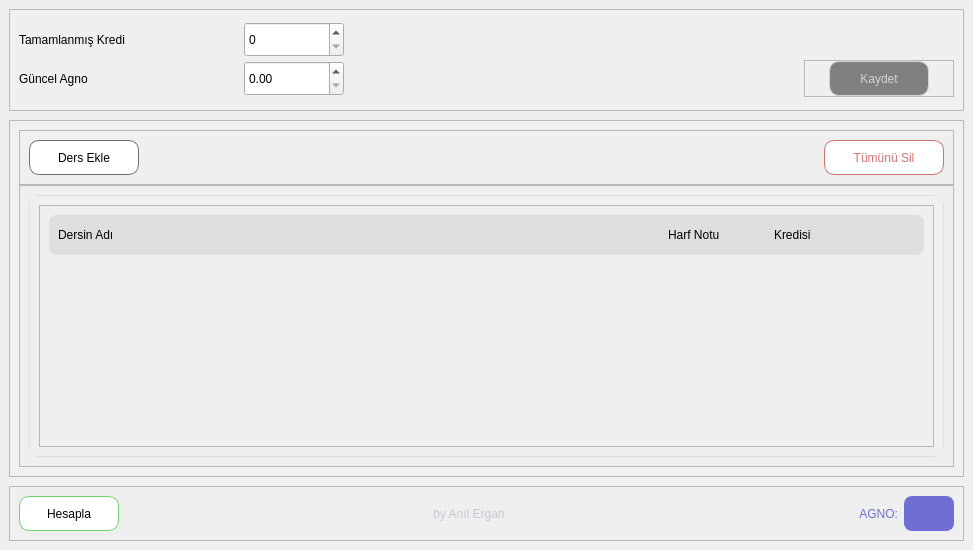
<?xml version="1.0" encoding="UTF-8"?>
<ui version="4.0">
 <class>MainWindow</class>
 <widget class="QMainWindow" name="MainWindow">
  <property name="geometry">
   <rect>
    <x>0</x>
    <y>0</y>
    <width>973</width>
    <height>550</height>
   </rect>
  </property>
  <property name="minimumSize">
   <size>
    <width>750</width>
    <height>400</height>
   </size>
  </property>
  <property name="windowTitle">
   <string>GPA Calculator</string>
  </property>
  <property name="windowIcon">
   <iconset resource="icons/icons.qrc">
    <normaloff>:/icons/graduate.ico</normaloff>:/icons/graduate.ico</iconset>
  </property>
  <widget class="QWidget" name="centralwidget">
   <property name="styleSheet">
    <string notr="true">#scrollArea {
border: 1px solid rgb(222,222,222);
border-radius: 10px;
}</string>
   </property>
   <layout class="QVBoxLayout" name="layout_central" stretch="2,7,1">
    <property name="spacing">
     <number>9</number>
    </property>
    <item>
     <widget class="QFrame" name="frame_top">
      <property name="styleSheet">
       <string notr="true">QLabel {
font: 87 10pt &quot;Segoe UI Black&quot;;
}

QSpinBox, QDoubleSpinBox{
border: 1px solid rgb(200,200,200);
background-color: rgb(244,244,244);
border-radius: 8px;
font: 87 10pt &quot;Segoe UI Black&quot;;
}

#frame_top{
border: 1px solid rgb(222,222,222);
border-radius: 10px;
background-color: rgb(232,229,233);
}
#frame_top &gt; *{
padding-left: 10px;

}

QPushButton{
background-color: rgb(232,229,233);
font: 87 10pt &quot;Segoe UI Black&quot;;
border-radius: 10px;
border: 1px solid rgb(222,222,222)
}</string>
      </property>
      <property name="frameShape">
       <enum>QFrame::StyledPanel</enum>
      </property>
      <property name="frameShadow">
       <enum>QFrame::Raised</enum>
      </property>
      <layout class="QGridLayout" name="layout_top">
       <property name="horizontalSpacing">
        <number>25</number>
       </property>
       <property name="verticalSpacing">
        <number>0</number>
       </property>
       <item row="2" column="1">
        <widget class="QDoubleSpinBox" name="spinbox_input_agno">
         <property name="minimumSize">
          <size>
           <width>100</width>
           <height>35</height>
          </size>
         </property>
         <property name="maximumSize">
          <size>
           <width>100</width>
           <height>16777215</height>
          </size>
         </property>
         <property name="maximum">
          <double>4.000000000000000</double>
         </property>
         <property name="singleStep">
          <double>0.100000000000000</double>
         </property>
        </widget>
       </item>
       <item row="1" column="1">
        <widget class="QSpinBox" name="spinbox_input_kredi">
         <property name="minimumSize">
          <size>
           <width>100</width>
           <height>35</height>
          </size>
         </property>
         <property name="maximumSize">
          <size>
           <width>100</width>
           <height>35</height>
          </size>
         </property>
         <property name="minimum">
          <number>0</number>
         </property>
         <property name="maximum">
          <number>250</number>
         </property>
         <property name="singleStep">
          <number>10</number>
         </property>
         <property name="value">
          <number>0</number>
         </property>
        </widget>
       </item>
       <item row="2" column="2">
        <spacer name="horizontalSpacer">
         <property name="orientation">
          <enum>Qt::Horizontal</enum>
         </property>
         <property name="sizeHint" stdset="0">
          <size>
           <width>40</width>
           <height>20</height>
          </size>
         </property>
        </spacer>
       </item>
       <item row="1" column="0">
        <widget class="QLabel" name="text_tamamlanmis_kredi">
         <property name="minimumSize">
          <size>
           <width>200</width>
           <height>35</height>
          </size>
         </property>
         <property name="text">
          <string>Tamamlanmış Kredi</string>
         </property>
        </widget>
       </item>
       <item row="2" column="0">
        <widget class="QLabel" name="gpa_input_text">
         <property name="minimumSize">
          <size>
           <width>0</width>
           <height>35</height>
          </size>
         </property>
         <property name="text">
          <string>Güncel Agno</string>
         </property>
        </widget>
       </item>
       <item row="2" column="3">
        <widget class="QFrame" name="frame">
         <property name="minimumSize">
          <size>
           <width>150</width>
           <height>0</height>
          </size>
         </property>
         <property name="frameShape">
          <enum>QFrame::StyledPanel</enum>
         </property>
         <property name="frameShadow">
          <enum>QFrame::Raised</enum>
         </property>
         <layout class="QHBoxLayout" name="horizontalLayout">
          <property name="spacing">
           <number>0</number>
          </property>
          <property name="leftMargin">
           <number>0</number>
          </property>
          <property name="topMargin">
           <number>0</number>
          </property>
          <property name="rightMargin">
           <number>0</number>
          </property>
          <property name="bottomMargin">
           <number>0</number>
          </property>
          <item>
           <widget class="QPushButton" name="button_kaydet">
            <property name="minimumSize">
             <size>
              <width>100</width>
              <height>35</height>
             </size>
            </property>
            <property name="maximumSize">
             <size>
              <width>100</width>
              <height>35</height>
             </size>
            </property>
            <property name="styleSheet">
             <string notr="true">QPushButton{
border: 1px solid rgb(211,211,211);
border-radius: 10px;
background-color: gray;
color: rgb(211,211,211);
}

QPushButton::hover{
background-color: rgb(111,111,111);
color: white;
}</string>
            </property>
            <property name="text">
             <string>Kaydet</string>
            </property>
           </widget>
          </item>
         </layout>
        </widget>
       </item>
      </layout>
     </widget>
    </item>
    <item>
     <widget class="QFrame" name="frame_middle">
      <property name="styleSheet">
       <string notr="true"/>
      </property>
      <property name="frameShape">
       <enum>QFrame::StyledPanel</enum>
      </property>
      <property name="frameShadow">
       <enum>QFrame::Raised</enum>
      </property>
      <layout class="QVBoxLayout" name="layout_mid" stretch="12,88">
       <property name="spacing">
        <number>0</number>
       </property>
       <item>
        <widget class="QFrame" name="frame_ders_ekle">
         <property name="styleSheet">
          <string notr="true">font: 87 10pt &quot;Segoe UI Black&quot;;
</string>
         </property>
         <property name="frameShape">
          <enum>QFrame::StyledPanel</enum>
         </property>
         <property name="frameShadow">
          <enum>QFrame::Raised</enum>
         </property>
         <layout class="QHBoxLayout" name="layout_ders_ekle">
          <item>
           <widget class="QPushButton" name="button_ders_ekle">
            <property name="minimumSize">
             <size>
              <width>110</width>
              <height>35</height>
             </size>
            </property>
            <property name="maximumSize">
             <size>
              <width>110</width>
              <height>16777215</height>
             </size>
            </property>
            <property name="styleSheet">
             <string notr="true">QPushButton{
border: 1px solid rgb(111,111,111);
border-radius: 10px;
background-color: white;
}

QPushButton::hover{
background-color: rgb(111,111,111);
color: white;
}</string>
            </property>
            <property name="text">
             <string>Ders Ekle</string>
            </property>
           </widget>
          </item>
          <item>
           <spacer name="spacer_frame_ders_ekle">
            <property name="orientation">
             <enum>Qt::Horizontal</enum>
            </property>
            <property name="sizeHint" stdset="0">
             <size>
              <width>40</width>
              <height>20</height>
             </size>
            </property>
           </spacer>
          </item>
          <item>
           <widget class="QPushButton" name="button_tumunu_sil">
            <property name="minimumSize">
             <size>
              <width>120</width>
              <height>35</height>
             </size>
            </property>
            <property name="maximumSize">
             <size>
              <width>120</width>
              <height>35</height>
             </size>
            </property>
            <property name="styleSheet">
             <string notr="true">QPushButton {
border: 1px solid rgb(211,111,111);
background-color: white;
color:rgb(211,111,111);
border-radius: 10px;
}

QPushButton::hover{
background-color:rgb(211,111,111);
color:white;
}</string>
            </property>
            <property name="text">
             <string>Tümünü Sil</string>
            </property>
           </widget>
          </item>
         </layout>
        </widget>
       </item>
       <item>
        <widget class="QFrame" name="frame_scrollArea">
         <property name="styleSheet">
          <string notr="true"/>
         </property>
         <property name="frameShape">
          <enum>QFrame::StyledPanel</enum>
         </property>
         <property name="frameShadow">
          <enum>QFrame::Raised</enum>
         </property>
         <layout class="QHBoxLayout" name="layout_scrollArea_awkward">
          <item>
           <widget class="QScrollArea" name="scrollArea">
            <property name="styleSheet">
             <string notr="true">QLineEdit, QComboBox, QSpinBox {
border: 1px solid rgb(200,200,200);
background-color: rgb(244,244,244);
border-radius: 8px;
}

QPushButton {
border: 1px solid rgb(211,111,111);
background-color: rgb(244,244,244);
color: rgb(211,111,111);
border-radius: 10px;
}

QPushButton::hover{
background-color: rgb(211,111,111);
color:white;
}


</string>
            </property>
            <property name="widgetResizable">
             <bool>true</bool>
            </property>
            <widget class="QWidget" name="scrollAreaWidgetContents">
             <property name="geometry">
              <rect>
               <x>0</x>
               <y>0</y>
               <width>913</width>
               <height>260</height>
              </rect>
             </property>
             <layout class="QHBoxLayout" name="layout_scrollAreaWidgets">
              <item>
               <widget class="QFrame" name="frame_scrollArea_content">
                <property name="styleSheet">
                 <string notr="true">font: 87 10pt &quot;Segoe UI Black&quot;;
</string>
                </property>
                <property name="frameShape">
                 <enum>QFrame::StyledPanel</enum>
                </property>
                <property name="frameShadow">
                 <enum>QFrame::Raised</enum>
                </property>
                <layout class="QVBoxLayout" name="layout_scrollArea_content">
                 <property name="spacing">
                  <number>5</number>
                 </property>
                 <property name="bottomMargin">
                  <number>10</number>
                 </property>
                 <item>
                  <widget class="QFrame" name="lesson_header_frame">
                   <property name="minimumSize">
                    <size>
                     <width>0</width>
                     <height>40</height>
                    </size>
                   </property>
                   <property name="maximumSize">
                    <size>
                     <width>16777215</width>
                     <height>41</height>
                    </size>
                   </property>
                   <property name="styleSheet">
                    <string notr="true">background-color: rgb(222,222,222);
border-radius: 8px;</string>
                   </property>
                   <property name="frameShape">
                    <enum>QFrame::StyledPanel</enum>
                   </property>
                   <property name="frameShadow">
                    <enum>QFrame::Raised</enum>
                   </property>
                   <layout class="QHBoxLayout" name="layout_ders_adi" stretch="7,1,1,1">
                    <item>
                     <widget class="QLabel" name="text_dersin_adi">
                      <property name="maximumSize">
                       <size>
                        <width>9999</width>
                        <height>23</height>
                       </size>
                      </property>
                      <property name="text">
                       <string>Dersin Adı</string>
                      </property>
                     </widget>
                    </item>
                    <item>
                     <widget class="QLabel" name="text_harf_notu">
                      <property name="minimumSize">
                       <size>
                        <width>100</width>
                        <height>0</height>
                       </size>
                      </property>
                      <property name="maximumSize">
                       <size>
                        <width>113</width>
                        <height>16777215</height>
                       </size>
                      </property>
                      <property name="text">
                       <string>Harf Notu</string>
                      </property>
                     </widget>
                    </item>
                    <item>
                     <widget class="QLabel" name="text_kredisi">
                      <property name="minimumSize">
                       <size>
                        <width>100</width>
                        <height>0</height>
                       </size>
                      </property>
                      <property name="maximumSize">
                       <size>
                        <width>80</width>
                        <height>16777215</height>
                       </size>
                      </property>
                      <property name="text">
                       <string>Kredisi</string>
                      </property>
                     </widget>
                    </item>
                    <item>
                     <widget class="QLabel" name="empty_label">
                      <property name="minimumSize">
                       <size>
                        <width>35</width>
                        <height>0</height>
                       </size>
                      </property>
                      <property name="maximumSize">
                       <size>
                        <width>35</width>
                        <height>35</height>
                       </size>
                      </property>
                      <property name="text">
                       <string/>
                      </property>
                     </widget>
                    </item>
                   </layout>
                  </widget>
                 </item>
                 <item>
                  <spacer name="spacerItem2">
                   <property name="orientation">
                    <enum>Qt::Vertical</enum>
                   </property>
                   <property name="sizeHint" stdset="0">
                    <size>
                     <width>20</width>
                     <height>40</height>
                    </size>
                   </property>
                  </spacer>
                 </item>
                </layout>
               </widget>
              </item>
             </layout>
            </widget>
           </widget>
          </item>
         </layout>
        </widget>
       </item>
      </layout>
     </widget>
    </item>
    <item>
     <widget class="QFrame" name="frame_bottom">
      <property name="styleSheet">
       <string notr="true">#frame_bottom{
background-color: rgb(232,229,233);
font: 87 10pt &quot;Segoe UI Black&quot;;
border-radius: 10px;
border: 1px solid rgb(222,222,222)}

QFrame &gt; * {
background-color: rgb(232,229,233);
font: 87 10pt &quot;Segoe UI Black&quot;;
}
</string>
      </property>
      <property name="frameShape">
       <enum>QFrame::StyledPanel</enum>
      </property>
      <property name="frameShadow">
       <enum>QFrame::Raised</enum>
      </property>
      <layout class="QHBoxLayout" name="layout_bottom">
       <item>
        <widget class="QPushButton" name="button_hesapla">
         <property name="minimumSize">
          <size>
           <width>100</width>
           <height>35</height>
          </size>
         </property>
         <property name="maximumSize">
          <size>
           <width>100</width>
           <height>35</height>
          </size>
         </property>
         <property name="styleSheet">
          <string notr="true">QPushButton{
border: 1px solid rgb(111,211,111);
border-radius: 10px;
background-color: white;
}

QPushButton::hover{
background-color: rgb(111,211,111);
color: white;
}</string>
         </property>
         <property name="text">
          <string>Hesapla</string>
         </property>
        </widget>
       </item>
       <item>
        <spacer name="hey">
         <property name="orientation">
          <enum>Qt::Horizontal</enum>
         </property>
         <property name="sizeHint" stdset="0">
          <size>
           <width>40</width>
           <height>20</height>
          </size>
         </property>
        </spacer>
       </item>
       <item>
        <widget class="QLabel" name="text_by_anil_ergan">
         <property name="minimumSize">
          <size>
           <width>200</width>
           <height>0</height>
          </size>
         </property>
         <property name="maximumSize">
          <size>
           <width>300</width>
           <height>16777215</height>
          </size>
         </property>
         <property name="styleSheet">
          <string notr="true">color: rgb(200,200,210);
</string>
         </property>
         <property name="text">
          <string>by Anıl Ergan</string>
         </property>
         <property name="alignment">
          <set>Qt::AlignCenter</set>
         </property>
        </widget>
       </item>
       <item>
        <spacer name="spacer_frame_agno2">
         <property name="orientation">
          <enum>Qt::Horizontal</enum>
         </property>
         <property name="sizeHint" stdset="0">
          <size>
           <width>40</width>
           <height>20</height>
          </size>
         </property>
        </spacer>
       </item>
       <item>
        <widget class="QLabel" name="text_agno">
         <property name="minimumSize">
          <size>
           <width>80</width>
           <height>0</height>
          </size>
         </property>
         <property name="maximumSize">
          <size>
           <width>80</width>
           <height>16777215</height>
          </size>
         </property>
         <property name="styleSheet">
          <string notr="true">color: rgb(111,111,211);
font: 87 10pt &quot;Segoe UI Black&quot;;
</string>
         </property>
         <property name="text">
          <string>AGNO:</string>
         </property>
         <property name="alignment">
          <set>Qt::AlignRight|Qt::AlignTrailing|Qt::AlignVCenter</set>
         </property>
        </widget>
       </item>
       <item>
        <widget class="QLabel" name="text_agno_ekran">
         <property name="minimumSize">
          <size>
           <width>50</width>
           <height>35</height>
          </size>
         </property>
         <property name="maximumSize">
          <size>
           <width>50</width>
           <height>35</height>
          </size>
         </property>
         <property name="sizeIncrement">
          <size>
           <width>100</width>
           <height>0</height>
          </size>
         </property>
         <property name="baseSize">
          <size>
           <width>100</width>
           <height>0</height>
          </size>
         </property>
         <property name="styleSheet">
          <string notr="true">border: 2px solid rgb(111,111,211);
color: white;
border-radius: 8px;
background-color: rgb(111,111,211);</string>
         </property>
         <property name="text">
          <string/>
         </property>
         <property name="alignment">
          <set>Qt::AlignCenter</set>
         </property>
        </widget>
       </item>
      </layout>
     </widget>
    </item>
   </layout>
  </widget>
 </widget>
 <resources>
  <include location="icons/icons.qrc"/>
 </resources>
 <connections/>
</ui>
